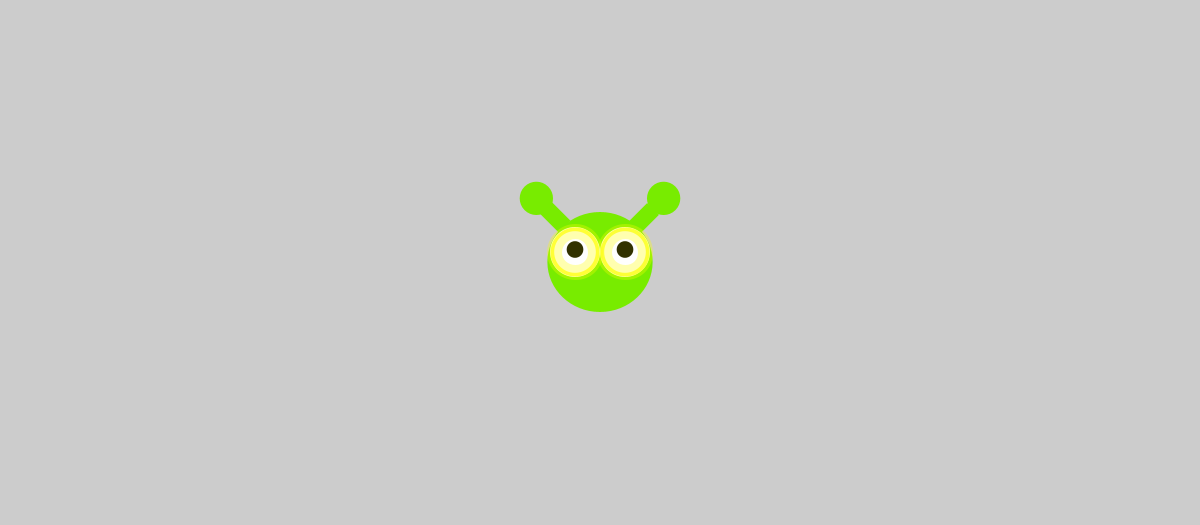
Frame 1 (no input)
Frame 60 (the mouse pressed at the canvas centre just before this capture): identical to frame 1, image omitted
Frame 120 (the mouse held since frame 60 and released just before this capture): identical to frame 1, image omitted

The Processing sketch that drew this single still picture (run headless with seeded random() and noise(); from frame 60 on, the mouse is pressed at the canvas centre):

// Processing sketch: mascotte
// ── mascotte.pde
Particle particle;

void setup() {
  size(1200, 525);
  PVector pos = new PVector (width/2, height/2);
  float d = 200;
  color c = color(120,236,0);
  particle = new Particle(pos, d, c);
  particle.display();
}

void draw() {
  
}
  
// ── Particle.pde
class Particle {

  PVector position;
  float diameter;
  float r;
  color c; 

  public Particle (PVector position, float d, color c) {
    this.position = position;
    this.diameter = d;
    this.r=d/2;
    this.c=c;
  }

  public void display() { 

    float newR = r/2;
    fill(c);
    pushMatrix();
    noStroke();
    translate(position.x, position.y);
    rotate(-PI/4);
    rectMode(CENTER);
    rect( newR, 0, newR, newR/3);
    translate(newR, 0);
    ellipse(diameter/5, 0, newR/1.5, newR/1.5);
    popMatrix();
    pushMatrix();
    noStroke();
    translate(position.x, position.y);
    line(0, -100, 0, 100);
    line(-100, 0, 100, 0);
    rotate(-3*PI/4);
    rect( newR*1.5, 0, newR, newR/3);
    translate(newR, 0);
    ellipse(diameter/5, 0, newR/1.5, newR/1.5);
    popMatrix();
    ellipse(position.x, position.y, r*20/19, r);
    fill(255);
    pushMatrix();
    translate(position.x +newR/2, position.y -newR/5);
    ellipse(0, 0, newR, newR);
    stroke(250, 255, 30, 200);
    strokeWeight(8);
    ellipse(0, 0, newR/1.2, newR/1.2);
    stroke(255, 255, 0, 80);
    strokeWeight(15);
    ellipse(0, 0, newR/1.2, newR/1.2);
    noStroke();
    fill(50, 50, 0);
    ellipse(0,-newR/20, newR/3, newR/3);
    popMatrix();
    pushMatrix();
    fill(255);
    translate(position.x -newR/2, position.y -newR/5);
    ellipse(0, 0, newR, newR);
    stroke(255, 255, 30, 200);
    strokeWeight(8);
    ellipse(0, 0, newR/1.2, newR/1.2);
    stroke(255, 255, 0, 80);
    strokeWeight(15);
    ellipse(0, 0, newR/1.2, newR/1.2);
    noStroke();
    fill(50, 50, 0);
    ellipse(0,-newR/20, newR/3, newR/3);
    popMatrix();    
  }
}
